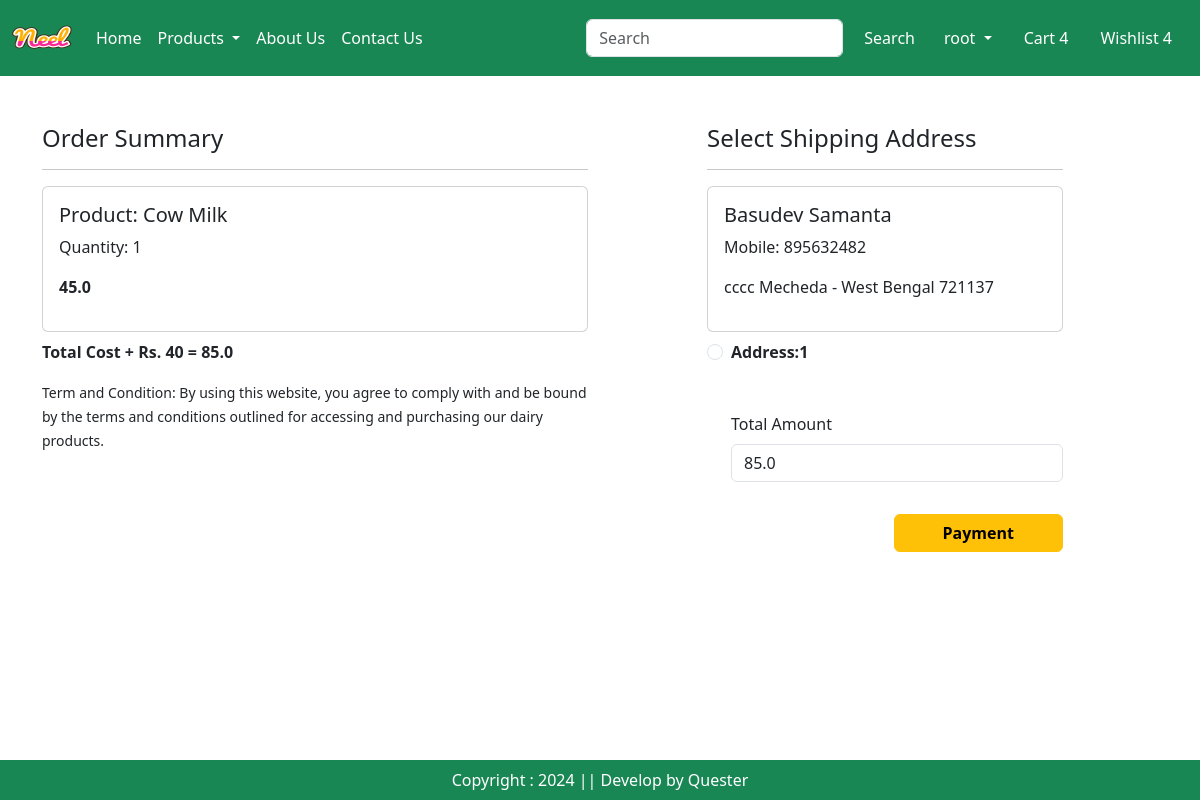
/checkout/ (signed in), run on an earlier commit of the app's database.
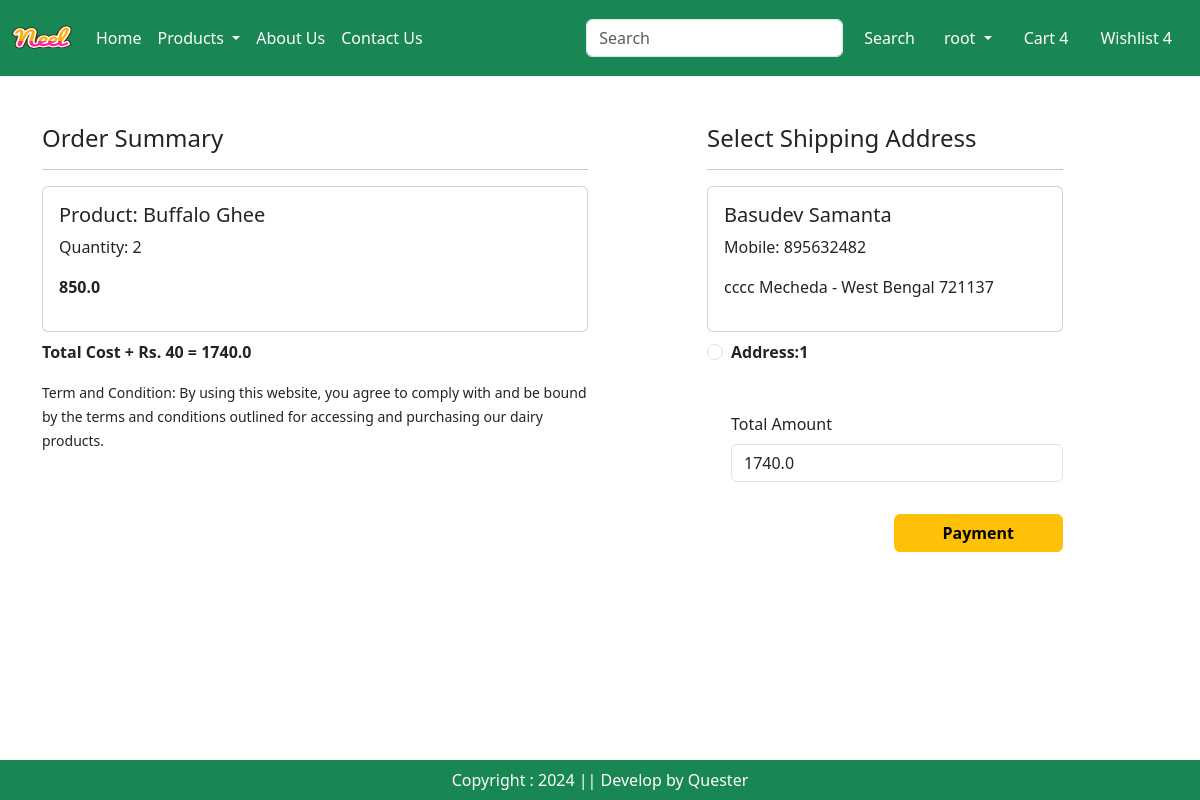
And on a later commit of the database.
### app/models.py (models this page shows, shortened)
class Cart(models.Model):
  user = models.ForeignKey(User, on_delete=models.CASCADE)
  product = models.ForeignKey(Product, on_delete=models.CASCADE)
  quantity = models.PositiveIntegerField(default=1)

class Product(models.Model):
  title = models.CharField(max_length=100)
  selling_price = models.FloatField()
  discounted_price = models.FloatField()
  description = models.TextField()
  composition = models.TextField(default='')
  prodapp = models.TextField(default='')
  category = models.CharField(choices=CATEGORY_CHOICES, max_length=2)
  product_image = models.ImageField(upload_to='product')

class Customer(models.Model):
  user  = models.ForeignKey(User,  on_delete=models.CASCADE)
  name = models.CharField(max_length=200)
  locality = models.CharField(max_length=200)
  city = models.CharField(max_length=50)
  mobile = models.IntegerField(default=0)
  zipcode = models.IntegerField()
  state = models.CharField(choices=STATE_CHOICES, max_length=50)

### app/views.py (the view, shortened to what this page needs)
# urls.py: path('checkout/', views.Checkout.as_view(), name='checkout'),
class Checkout(View):
  def get(self, request):
    user = request.user
    add = Customer.objects.filter(user=user)
    cart_items=Cart.objects.filter(user=user)
    amount = 0
    for p in cart_items:
      value = p.quantity * p.product.discounted_price
      amount += value
    totalamount = amount + 40
    razoramount = int(totalamount * 100)
    client = razorpay.Client(auth=(settings.RAZOR_KEY_ID, settings.RAZOR_KEY_SECRET))
    data = { "amount": razoramount, "currency": "INR", "receipt": "order_rcptid_12"}
    payment_response = client.order.create(data=data)
    print(payment_response)
    order_id = payment_response['id']
    order_status = payment_response['status']
    return render(request, 'app/checkout.html',locals())

### app/templates/app/checkout.html (shortened to what this page needs)
{% extends "app/base.html" %}
{% load static %}
{% block main-content %}
  <div class="container">
    <div class="row mt-5">
      <div class="col-sm-6">
        <h4>Order Summary</h4>
        <hr>
        {% for item in cart_items %}
          <div class="card mb-2">
            <div class="card-body">
              <h5>Product: {{item.product.title}}</h5>
              <p>Quantity: {{item.quantity}}</p>
              <p class="fw-bold">{{item.product.discounted_price}}</p>
            </div>
          </div>
        {% endfor %}
        <p class="fw-bold">Total Cost + Rs. 40 = {{totalamount}}</p>
        <small>Term and Condition: By using this website, you agree to comply with and be bound by the terms and conditions outlined for accessing and purchasing our dairy products.
        </small>
      </div>
      <div class="col-sm-4 offset-sm-1">
        <h4>Select Shipping Address</h4>
        <hr>
        <form method="post" id="myform">
          {% for ad in  add %}
            <div class="card">
              <div class="card-body">
                <h5>{{ad.name}}</h5>
                <p>Mobile: {{ad.mobile}}</p>
                <p>{{ad.locality}} {{ad.city}} - {{ad.state}} {{ad.zipcode}}</p>
              </div>
            </div>
            <div class="form-check mt-2 mb-5">
              <input class="form-check-input" type="radio" name="custid" id="custadd {{forloop.counter}}" value="{{ad.id}}"/>
              <label class="form-check-label fw-bold" for="custadd{{forloop.counter}}">Address:{{forloop.counter}}</label>
            </div>
          {% endfor %}
          <div class="form-check mb-3">
            <label for="totalamount" class="form-label">Total Amount</label>
            <input type="number" class="form-control" name="totalamount" value={{totalamount}} readonly/>
          </div>
          <div class="text-end">
            <button id="rzp-button1" type="submit" class="btn btn-warning mt-3 px-5 fw-bold">Payment</button>
          </div>
        </form>
      </div>
    </div>
  </div>
  <br>
  <br>
{% endblock main-content %}

What changed in the data, as far as the page shows it:
removed Cart: product "Cow Milk", quantity "1", product.discounted_price "45.0"
added Cart: product "Buffalo Ghee", quantity "2", product.discounted_price "850.0"
Also different on the page:
{{ totalamount }}: "85.0" → "1740.0"
form field totalamount: "85.0" → "1740.0"
